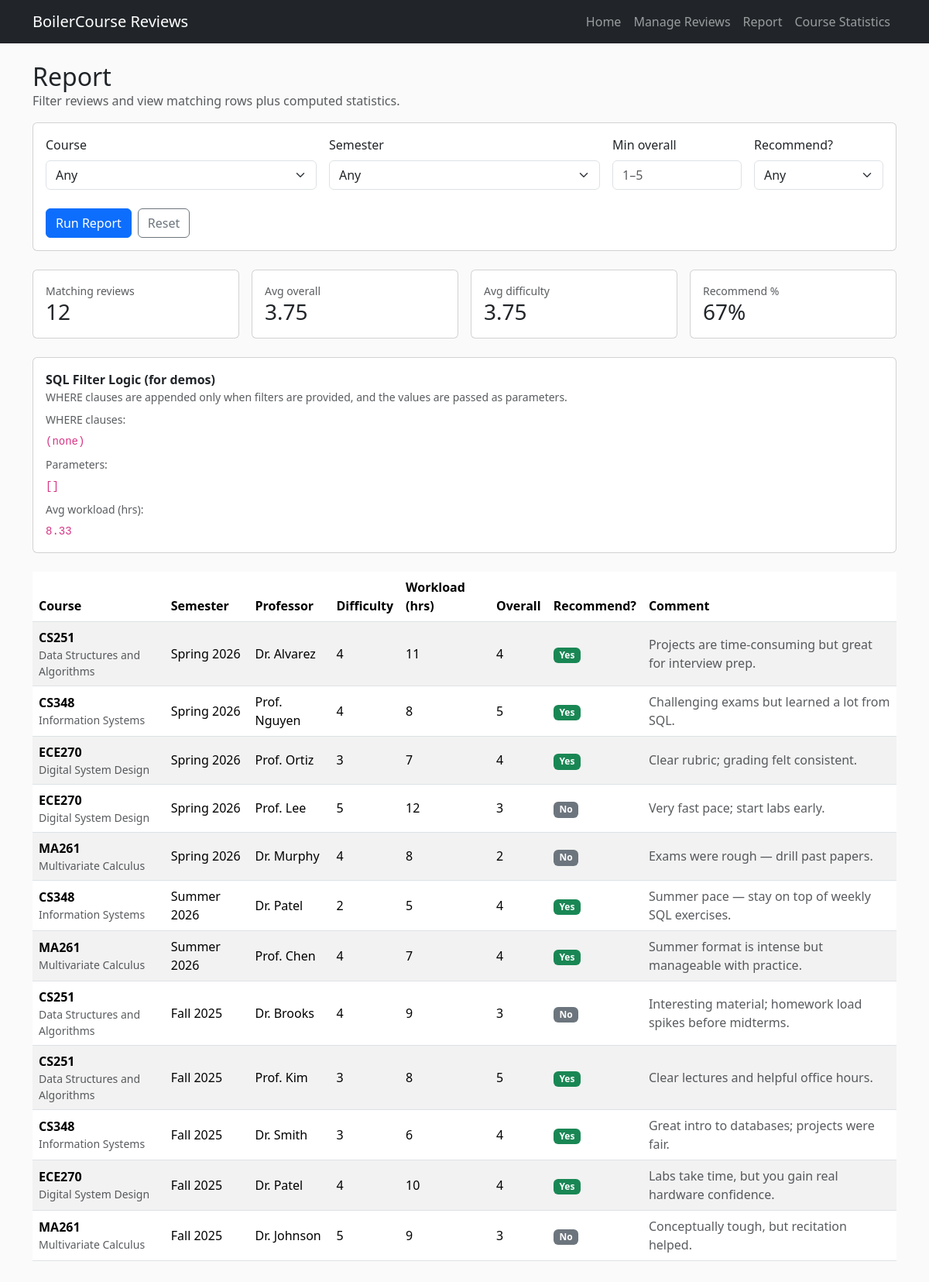
Screenshot of /report with the database file from the repository.
### tables this page shows
CREATE TABLE reviews (
    id INTEGER PRIMARY KEY AUTOINCREMENT,
    course_id INTEGER NOT NULL,
    semester_id INTEGER NOT NULL,
    professor TEXT NOT NULL,
    difficulty_rating INTEGER NOT NULL CHECK(difficulty_rating BETWEEN 1 AND 5),
    workload_hours INTEGER NOT NULL CHECK(workload_hours >= 0),
    overall_rating INTEGER NOT NULL CHECK(overall_rating BETWEEN 1 AND 5),
    would_recommend INTEGER NOT NULL CHECK(would_recommend IN (0,1)),
    comment TEXT,
    FOREIGN KEY(course_id) REFERENCES courses(id),
    FOREIGN KEY(semester_id) REFERENCES semesters(id)
);

CREATE TABLE courses (
    id INTEGER PRIMARY KEY AUTOINCREMENT,
    course_code TEXT NOT NULL UNIQUE,
    course_name TEXT NOT NULL
);

CREATE TABLE semesters (
    id INTEGER PRIMARY KEY AUTOINCREMENT,
    term TEXT NOT NULL,
    year INTEGER NOT NULL,
    UNIQUE(term, year)
);

### app.py (the view)
@app.route("/report", methods=["GET"])
def report():
    dropdowns = fetch_dropdown_data()
    course_id = parse_int(request.args.get("course_id"))
    semester_id = parse_int(request.args.get("semester_id"))
    min_overall = parse_int(request.args.get("min_overall"))
    would_recommend = request.args.get("would_recommend")
    where_clauses: list[str] = []
    params: list[Any] = []
    if course_id is not None:
        where_clauses.append("r.course_id = ?")
        params.append(course_id)
    if semester_id is not None:
        where_clauses.append("r.semester_id = ?")
        params.append(semester_id)
    if min_overall is not None:
        where_clauses.append("r.overall_rating >= ?")
        params.append(min_overall)
    if would_recommend in ("0", "1"):
        where_clauses.append("r.would_recommend = ?")
        params.append(int(would_recommend))
    where_sql = ""
    if where_clauses:
        where_sql = "WHERE " + " AND ".join(where_clauses)
    conn = get_db_connection()
    rows = conn.execute(
        f"""
        SELECT
            r.id,
            c.course_code,
            c.course_name,
            s.term,
            s.year,
            r.professor,
            r.difficulty_rating,
            r.workload_hours,
            r.overall_rating,
            r.would_recommend,
            r.comment
        FROM reviews r
        JOIN courses c ON r.course_id = c.id
        JOIN semesters s ON r.semester_id = s.id
        {where_sql}
        ORDER BY s.year DESC, s.term ASC, c.course_code ASC, r.id DESC;
        """,
        params,
    ).fetchall()
    conn.close()
    total = len(rows)
    avg_overall = None
    avg_difficulty = None
    avg_workload = None
    recommend_pct = None
    if total > 0:
        avg_overall = sum(r["overall_rating"] for r in rows) / total
        avg_difficulty = sum(r["difficulty_rating"] for r in rows) / total
        avg_workload = sum(r["workload_hours"] for r in rows) / total
        recommend_count = sum(1 for r in rows if r["would_recommend"] == 1)
        recommend_pct = (recommend_count / total) * 100.0
    filters = {
        "course_id": "" if course_id is None else str(course_id),
        "semester_id": "" if semester_id is None else str(semester_id),
        "min_overall": "" if min_overall is None else str(min_overall),
        "would_recommend": "" if would_recommend is None else would_recommend,
    }
    return render_template(
        "report.html",
        courses=dropdowns["courses"],
        semesters=dropdowns["semesters"],
        filters=filters,
        rows=rows,
        total=total,
        avg_overall=avg_overall,
        avg_difficulty=avg_difficulty,
        avg_workload=avg_workload,
        recommend_pct=recommend_pct,
        where_clauses=where_clauses,
        params=params,
    )

### app.py (called while the page is built, shortened)
def get_db_connection() -> sqlite3.Connection:
    conn = sqlite3.connect(DB_PATH)
    conn.row_factory = sqlite3.Row
    conn.execute("PRAGMA foreign_keys = ON;")
    return conn

def fetch_dropdown_data() -> dict[str, list[sqlite3.Row]]:
    conn = get_db_connection()
    courses = conn.execute(
        "SELECT id, course_code, course_name FROM courses ORDER BY course_code;"
    ).fetchall()
    semesters = conn.execute(
        "SELECT id, term, year FROM semesters ORDER BY year DESC, term ASC;"
    ).fetchall()
    conn.close()
    return {"courses": courses, "semesters": semesters}

def parse_int(value: str | None) -> int | None:
    if value is None:
        return None

### templates/report.html (shortened to what this page needs)
{% extends "base.html" %}
{% block content %}
  <div class="mb-3">
    <h2 class="mb-0">Report</h2>
    <div class="text-muted">Filter reviews and view matching rows plus computed statistics.</div>
  </div>
  <form method="get" action="{{ url_for('report') }}" class="card card-body mb-4">
    <div class="row g-3">
      <div class="col-md-4">
        <label class="form-label">Course</label>
        <select name="course_id" class="form-select">
          <option value="">Any</option>
        </select>
      </div>
      <div class="col-md-4">
        <label class="form-label">Semester</label>
        <select name="semester_id" class="form-select">
          <option value="">Any</option>
        </select>
      </div>
      <div class="col-md-2">
        <label class="form-label">Min overall</label>
        <input
          type="number"
          name="min_overall"
          class="form-control"
          min="1"
          max="5"
          placeholder="1–5"
          value="{{ filters.min_overall|default('') }}"
        />
      </div>
      <div class="col-md-2">
        <label class="form-label">Recommend?</label>
        <select name="would_recommend" class="form-select">
          <option value="" {% if filters.would_recommend == '' %}selected{% endif %}>Any</option>
        </select>
      </div>
    </div>
    <div class="d-flex gap-2 mt-4 flex-wrap">
      <button type="submit" class="btn btn-primary">Run Report</button>
      <a class="btn btn-outline-secondary" href="{{ url_for('report') }}">Reset</a>
    </div>
  </form>
  <div class="row g-3 mb-4">
    <div class="col-md-3">
      <div class="card stat-card">
        <div class="card-body">
          <div class="text-muted small">Matching reviews</div>
          <div class="display-6">{{ total }}</div>
        </div>
      </div>
    </div>
    <div class="col-md-3">
      <div class="card stat-card">
        <div class="card-body">
          <div class="text-muted small">Avg overall</div>
          <div class="display-6">
            {% if avg_overall is not none %}{{ "%.2f"|format(avg_overall) }}{% else %}—{% endif %}
          </div>
        </div>
      </div>
    </div>
    <div class="col-md-3">
      <div class="card stat-card">
        <div class="card-body">
          <div class="text-muted small">Avg difficulty</div>
          <div class="display-6">
            {% if avg_difficulty is not none %}{{ "%.2f"|format(avg_difficulty) }}{% else %}—{% endif %}
          </div>
        </div>
      </div>
    </div>
    <div class="col-md-3">
      <div class="card stat-card">
        <div class="card-body">
          <div class="text-muted small">Recommend %</div>
          <div class="display-6">
            {% if recommend_pct is not none %}{{ "%.0f"|format(recommend_pct) }}%{% else %}—{% endif %}
          </div>
        </div>
      </div>
    </div>
  </div>
  <div class="card card-body mb-4">
    <div class="d-flex justify-content-between align-items-center flex-wrap gap-2">
      <div>
        <strong>SQL Filter Logic (for demos)</strong>
        <div class="text-muted small">
          WHERE clauses are appended only when filters are provided, and the values are passed as parameters.
        </div>
      </div>
    </div>
    <div class="mt-2">
      <div class="small text-muted mb-1">WHERE clauses:</div>
      {% if where_clauses|length == 0 %}
        <code>(none)</code>
      {% else %}
        <code>{{ where_clauses|join(" AND ") }}</code>
      {% endif %}
    </div>
    <div class="mt-2">
      <div class="small text-muted mb-1">Parameters:</div>
      <code>{{ params }}</code>
    </div>
    <div class="mt-2">
      <div class="small text-muted mb-1">Avg workload (hrs):</div>
      <code>{% if avg_workload is not none %}{{ "%.2f"|format(avg_workload) }}{% else %}—{% endif %}</code>
    </div>
  </div>
  <div class="table-responsive">
    <table class="table table-striped table-hover align-middle">
      <thead>
        <tr>
          <th>Course</th>
          <th>Semester</th>
          <th>Professor</th>
          <th>Difficulty</th>
          <th>Workload (hrs)</th>
          <th>Overall</th>
          <th>Recommend?</th>
          <th>Comment</th>
        </tr>
      </thead>
      <tbody>
        {% if rows|length == 0 %}
          <tr>
            <td colspan="8" class="text-center text-muted py-4">
              No matching reviews for the selected filters.
            </td>
          </tr>
        {% else %}
          {% for r in rows %}
            <tr>
              <td>
                <div><strong>{{ r.course_code }}</strong></div>
                <div class="text-muted small">{{ r.course_name }}</div>
              </td>
              <td>{{ r.term }} {{ r.year }}</td>
              <td>{{ r.professor }}</td>
              <td>{{ r.difficulty_rating }}</td>
              <td>{{ r.workload_hours }}</td>
              <td>{{ r.overall_rating }}</td>
              <td>
                {% if r.would_recommend == 1 %}
                  <span class="badge text-bg-success">Yes</span>
                {% else %}
                  <span class="badge text-bg-secondary">No</span>
                {% endif %}
              </td>
              <td class="text-muted">{{ r.comment }}</td>
            </tr>
          {% endfor %}
        {% endif %}
      </tbody>
    </table>
  </div>
{% endblock %}

### static/style.css (style rules this page uses)
body { background: #fafafa; }
.stat-card .display-6 { font-size: 1.75rem; }
code { word-break: break-word; }

### rows the page displays
reviews: course_code "CS251", course_name "Data Structures and Algorithms", term "Spring", year "2026", professor "Dr. Alvarez", difficulty_rating "4", workload_hours "11", overall_rating "4", would_recommend "Yes", comment "Projects are time-consuming but great for interview prep."
reviews: course_code "CS348", course_name "Information Systems", term "Spring", year "2026", professor "Prof. Nguyen", difficulty_rating "4", workload_hours "8", overall_rating "5", would_recommend "Yes", comment "Challenging exams but learned a lot from SQL."
reviews: course_code "ECE270", course_name "Digital System Design", term "Spring", year "2026", professor "Prof. Ortiz", difficulty_rating "3", workload_hours "7", overall_rating "4", would_recommend "Yes", comment "Clear rubric; grading felt consistent."
reviews: course_code "ECE270", course_name "Digital System Design", term "Spring", year "2026", professor "Prof. Lee", difficulty_rating "5", workload_hours "12", overall_rating "3", would_recommend "No", comment "Very fast pace; start labs early."
reviews: course_code "MA261", course_name "Multivariate Calculus", term "Spring", year "2026", professor "Dr. Murphy", difficulty_rating "4", workload_hours "8", overall_rating "2", would_recommend "No", comment "Exams were rough — drill past papers."
reviews: course_code "CS348", course_name "Information Systems", term "Summer", year "2026", professor "Dr. Patel", difficulty_rating "2", workload_hours "5", overall_rating "4", would_recommend "Yes", comment "Summer pace — stay on top of weekly SQL exercises."
reviews: course_code "MA261", course_name "Multivariate Calculus", term "Summer", year "2026", professor "Prof. Chen", difficulty_rating "4", workload_hours "7", overall_rating "4", would_recommend "Yes", comment "Summer format is intense but manageable with practice."
reviews: course_code "CS251", course_name "Data Structures and Algorithms", term "Fall", year "2025", professor "Dr. Brooks", difficulty_rating "4", workload_hours "9", overall_rating "3", would_recommend "No", comment "Interesting material; homework load spikes before midterms."
reviews: course_code "CS251", course_name "Data Structures and Algorithms", term "Fall", year "2025", professor "Prof. Kim", difficulty_rating "3", workload_hours "8", overall_rating "5", would_recommend "Yes", comment "Clear lectures and helpful office hours."
reviews: course_code "CS348", course_name "Information Systems", term "Fall", year "2025", professor "Dr. Smith", difficulty_rating "3", workload_hours "6", overall_rating "4", would_recommend "Yes", comment "Great intro to databases; projects were fair."
reviews: course_code "ECE270", course_name "Digital System Design", term "Fall", year "2025", professor "Dr. Patel", difficulty_rating "4", workload_hours "10", overall_rating "4", would_recommend "Yes", comment "Labs take time, but you gain real hardware confidence."
reviews: course_code "MA261", course_name "Multivariate Calculus", term "Fall", year "2025", professor "Dr. Johnson", difficulty_rating "5", workload_hours "9", overall_rating "3", would_recommend "No", comment "Conceptually tough, but recitation helped."

### other values shown
{{ total }} "12"
{{ "%.2f"|format(avg_overall) }} "3.75"
{{ "%.2f"|format(avg_difficulty) }} "3.75"
{{ "%.0f"|format(recommend_pct) }} "67"
{{ params }} "[]"
{{ "%.2f"|format(avg_workload) }} "8.33"
